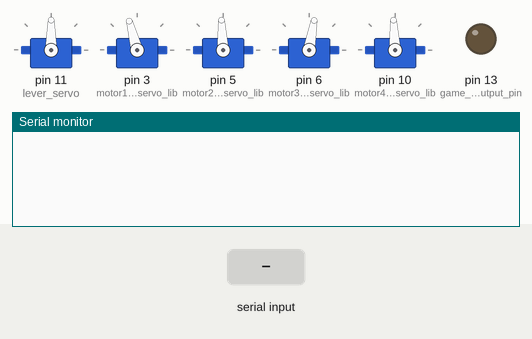
This program was run on a simulated Arduino Uno, built with avr-gcc and run on an emulated ATmega328P. On the bench: 5 × servo, output pins drawn as LEDs (lit = HIGH), the last lines printed to the serial monitor. The test bench sets the inputs (shaded band).

Above: at 1.2 s.
1.3 s: "o" received over Serial
At 1.7 s:
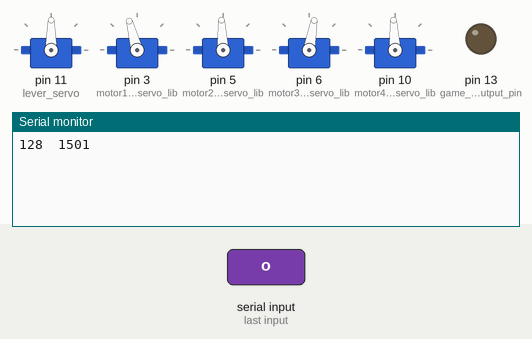
2.8 s: byte 99 ('c') received over Serial
At 4.0 s:
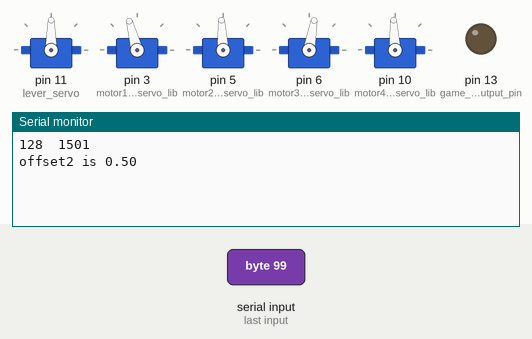
4.3 s: "1" received over Serial
At 5.2 s:
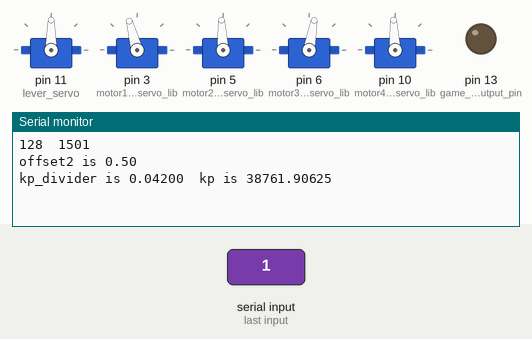
5.8 s: "4" received over Serial
At 6.4 s:
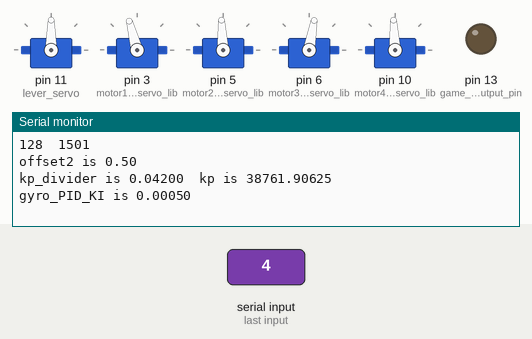

Measured:
- after the input at 1.3 s, the serial monitor: prints a new line at once (image 1)
- after the input at 2.8 s, the serial monitor: prints a new line at once (image 2)
- after the input at 4.3 s, the serial monitor: prints a new line at once (image 3)
- after the input at 5.8 s, the serial monitor: prints a new line at once (image 4)

The program:

main.cpp
```cpp
#include "definitions.hpp"
//THIS COMMIT IS BEGGNINGING OF THE MERGING


//bar 1 interp 1.628 and 1.373
//bar 2 interp 1.628 and 1.373


//with bar 1 interpolation and qw make KD 90.5 and KP divider .185 or maybe .10?
//with bat 1 interpolation and qz try KP divider 1.22 for now, larger gyro_KP_divider makes gyro_PID_KP smaller which makes gyro_PID_OUT smaller, so more angle to slow down

//with bar 2 interpolation and qw make KD 90.5 and KP divider .125?
char *move_direction = (char*)malloc(5*sizeof(char));

//MOTOR Variables
Servo myservo1; // Create Servo object to control the servo
Servo myservo2;
Servo myservo3;
Servo myservo4;
unsigned long current_time = 0;
int p_in = 255/2;
int micros_p_in = 1.5 * 1000;
int no_move_p_in = 1.5 * 1000; // no movement
float whlpair1_micro_p_in_max = 1.628 * 1000; // to move wheel forward, wheel 1 and 3 1.628
float whlpair2_micro_p_in_max = 1.628 * 1000; // to move wheel backward, wheel 1 and 3 1.628
float whlpair1_micro_p_in_min = 1.373 * 1000; // to move wheel forward, wheel 2 and 4 1.373
float whlpair2_micro_p_in_min = 1.373 * 1000; // to move wheel backward, wheel 2 and 4 1.373
float offset2 = 0.00;


//GYRO PID LOOP VARIABLES
Adafruit_BNO055 bno = Adafruit_BNO055(55);
Adafruit_MPU6050 mpu;
unsigned long gyro_update_loop_timer = 0;
unsigned long gyro_PID_loop_timer = 0;
float find_mean = 0.00;
float find_mean_counter = 0.00;
float gyro_read_offset = 0.00006104 + 0.00006103; // make this 0 and take a sample in beggining of loop()

float gyro_degrees = 0.00; // extern
float gyro_degrees2 = 0.00; // extern
float gyro_PID_error = 0.00; // extern
float gyro_PID_error_prev = 0.00; // extern
float offset1 = 0.000000; // this is to fix the Rz of the coordiante plane
float gyro_desired = offset1; // extern

float gyro_PID_P = 0.00; // extern
float gyro_PID_I = 0.00; // extern
float gyro_PID_D = 0.00; // extern

float gyro_KP_divider = .041; // extern .123 at 11.5 volts .138
float gyro_PID_KP = whlpair1_micro_p_in_max/gyro_KP_divider; // extern
float gyro_PID_KI = 0.00040; // extern .00020 at 11.5 volts
float gyro_PID_KD = 112.00; // extern 102.50 at 11.5 volts
float gyro_PID_out = 00.00; // extern
int print_gyro_values;
bool gyro_foward_flag = true; // extern NOT USED

//Logic variables
int end_flag = 0; // low is to end on our side, high is to end on their side
Direciton current_direction;
home_options home;

//COLOR SENSOR
int curr_low_bound = 0;
int curr_high_bound = 0;
int yellowBound[2] = {0, 200};  // 55
int blueBound[2] = {200, 690};   // 450
int blackBound[2] = {690, 1200}; // 800
States stateFL;
States stateRB;


//lever servo Variables
Servo lever_servo;
unsigned long release_timer = 0;
unsigned long clamp_timer = 0;
int lever_action_state= 0;


void setup() {
  //pinMode(motor1_pin_servo_lib, OUTPUT);
  //analogWrite(motor1_pin_servo_lib, p_in);

  Serial.begin(9600);
  pinMode(game_start_input_pin, INPUT);
  pinMode(game_stat_output_pin, OUTPUT);
  //Servo set up
  lever_servo.attach(11); // 8 prob wont work we need to use 11
  myservo1.attach(motor1_pin_servo_lib); // pin 3
  myservo2.attach(motor2_pin_servo_lib); // pin 5
  myservo3.attach(motor3_pin_servo_lib); // pin 6
  myservo4.attach(motor4_pin_servo_lib); // pin 10
  myservo1.writeMicroseconds(micros_p_in);
  myservo2.writeMicroseconds(micros_p_in);
  myservo3.writeMicroseconds(micros_p_in);
  myservo4.writeMicroseconds(micros_p_in);

}


void loop() {
  int counter = 0;


  while(1){
    // Use Serial to test inputs to motors and speeds/calibrate motors

    if(Serial.available()){
        char incomingCharacter = Serial.read();
        if(incomingCharacter == 'o'){ // case one and two are for test code at bottom of void loop()
          p_in++;
          micros_p_in++;
          Serial.print(p_in);
          Serial.print("  ");
          Serial.println(micros_p_in);

        }else if(incomingCharacter == 'p'){
          p_in--;
          micros_p_in--;
          Serial.print(p_in);
          Serial.print("  ");
          Serial.println(micros_p_in);

        }else if(incomingCharacter == '1'){
          gyro_KP_divider += .001;
          Serial.print("kp_divider is ");
          Serial.print(gyro_KP_divider,5);
          gyro_PID_KP = whlpair1_micro_p_in_max/gyro_KP_divider; // maybe replace micro_p_in_max with 1
          Serial.print("\tkp is ");
          Serial.println(gyro_PID_KP,5);

        }else if(incomingCharacter == '2'){
          gyro_KP_divider -= .001;
          Serial.print("kp_divider is ");
          Serial.print(gyro_KP_divider,5);
          gyro_PID_KP = whlpair1_micro_p_in_max/gyro_KP_divider; // maybe replace micro_p_in_max with 1
          Serial.print("\tkp is ");
          Serial.println(gyro_PID_KP,5);

        }else if(incomingCharacter == '4'){
          gyro_PID_KI += .0001;
          Serial.print("gyro_PID_KI is ");
          Serial.println(gyro_PID_KI,5);

        }else if(incomingCharacter == '5'){
          gyro_PID_KI -= .0001;
          Serial.print("gyro_PID_KI is ");
          Serial.println(gyro_PID_KI,5);

        }else if(incomingCharacter == '7'){
          gyro_PID_KD += .5;
          Serial.print("gyro_PID_KD is ");
          Serial.println(gyro_PID_KD);

        }else if(incomingCharacter == '8'){
          gyro_PID_KD -= .5;
          Serial.print("gyro_PID_KD is ");
          Serial.println(gyro_PID_KD);

        }else if(incomingCharacter == 'z'){
          gyro_desired += .00010;
          Serial.print("offset1 is ");
          Serial.println(gyro_desired,8);

        }else if(incomingCharacter == 'x'){
          gyro_desired -= .00010;
          Serial.print("offset1 is ");
          Serial.println(gyro_desired,8);

        }else if(incomingCharacter == 'c'){
          offset2 += .5;
          Serial.print("offset2 is ");
          Serial.println(offset2);

        }else if(incomingCharacter == 'v'){
          offset2 -= .5;
          Serial.print("offset2 is ");
          Serial.println(offset2);

        }
      }

    //motor test code
    // analogWrite(motor1_pin_servo_lib, p_in); 1628 1373
    myservo1.writeMicroseconds(1628); // when holding from correct position: left wheel -> 1.628 * 1000 for motor one to move forward coutner-clockwise
                                             //                                                   1.373 * 1000 for motor one to move backward clockwise
    myservo2.writeMicroseconds(micros_p_in); // front wheel
    myservo3.writeMicroseconds(1373); // right wheel
    myservo4.writeMicroseconds(micros_p_in); // back wheel
  }
}
```

definitions.hpp
```cpp
#ifndef DEFINITIONS_HPP
#define DEFINITIONS_HPP

#include <Servo.h>
#include <Arduino.h>
#include <Wire.h>
#include "MPU6050.h"
#include "I2Cdev.h"
#include <Adafruit_MPU6050.h>
#include <Adafruit_Sensor.h>
#include <Adafruit_BNO055.h>
#include <utility/imumaths.h>
#include <avr/io.h>
#include <util/delay.h>
#include <avr/interrupt.h>

#define motor1_pin_servo_lib 3
#define motor2_pin_servo_lib 5
#define motor3_pin_servo_lib 6
#define motor4_pin_servo_lib 10
#define game_start_input_pin 12
#define game_stat_output_pin 13
#define up_an_where_pin_input 7
#define up_and_where_pin_output 2

#define sensorFL 9
#define sensorRB 8

typedef struct States{
  int curr_low_bound = 0, curr_high_bound = 0, curr = 0, opp = 1, yellow = 0, blue = 0, black = 0, period = 0;
}States;


//Logic variables
extern int end_flag; // low is to end on our side, high is to end on their side
enum Direciton {forward, backward, left, right};
extern Direciton current_direction;

//FUNCTION declarations
void gyro_PID_loop();
void MPU_6050_update_Gyro_values();
void displayCalStatus();
void BNO005_update_Gyro_values();
void BNO005_get_standing_error();
void motor_move();
void choose_direction_and_move();
void control_move_forward(float leftwheel_p_in, float rightwheel_p_in);
void control_move_backward(float leftwheel_p_in, float rightwheel_p_in);
void control_move_left(float frontwheel_p_in, float backwheel_p_in);
void control_move_right(float frontwheel_p_in, float backwheel_p_in);

void move_forward(float leftwheel_p_in, float rightwheel_p_in);
void move_backward(float leftwheel_p_in, float rightwheel_p_in);
void move_left(float frontwheel_p_in, float backwheel_p_in);
void move_right(float frontwheel_p_in, float backwheel_p_in);
void stop_all_wheels();
float bound_check(float checker);

void getColor();
States checkColor(States state);

void release();
void clamp();

//GYRO PID LOOP VARIABLES
extern Adafruit_BNO055 bno;
extern Adafruit_MPU6050 mpu;
extern unsigned long gyro_update_loop_timer;
extern unsigned long gyro_PID_loop_timer;
extern float gyro_degrees;
extern float find_mean;
extern float find_mean_counter;
extern float gyro_read_offset;

extern float gyro_degrees;
extern float gyro_degrees2;
extern float gyro_PID_error;
extern float gyro_PID_error_prev;
extern float gyro_PID_P;
extern float gyro_PID_I;
extern float gyro_PID_D;
extern float gyro_KP_divider;
extern float gyro_PID_KP;
extern float gyro_PID_KI;
extern float gyro_PID_KD;
extern float gyro_PID_out;
extern bool gyro_foward_flag;
extern float offset1;
extern float gyro_desired;
extern int print_gyro_values;


//MOTOR Variables
extern Servo myservo1; // Create Servo object to control the servo
extern Servo myservo2;
extern Servo myservo3;
extern Servo myservo4;
extern unsigned long current_time;
extern int p_in;
extern int micros_p_in;
extern int no_move_p_in; // no movement
extern float whlpair1_micro_p_in_max; // to move wheel forward
extern float whlpair2_micro_p_in_max; // to move wheel backward
extern float whlpair1_micro_p_in_min; // to move wheel forward
extern float whlpair2_micro_p_in_min; // to move wheel backward
extern float offset2;

//COLOR SENSOR Variables
extern int curr_low_bound;
extern int curr_high_bound;
extern int yellowBound[2];  // 9
extern int blueBound[2];   // 67
extern int blackBound[2]; // 121
extern States stateFL;
extern States stateRB;
enum home_options {blue, yellow};
extern home_options home;

//Lever variables
extern Servo lever_servo;
extern unsigned long release_timer;
extern unsigned long clamp_timer;
extern int lever_action_state;

#endif
```
